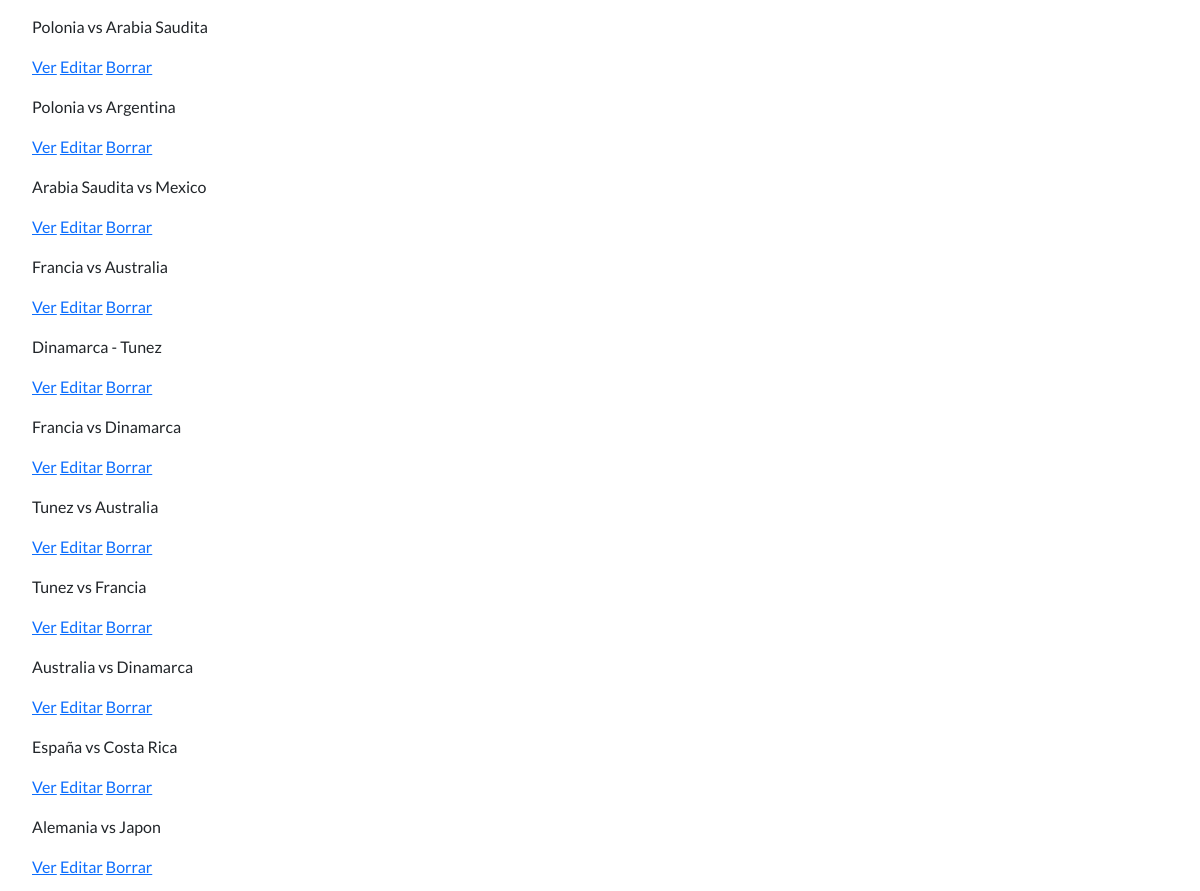
Page /AppMundial/fasegrupos/list (middle part) on the earlier database version.
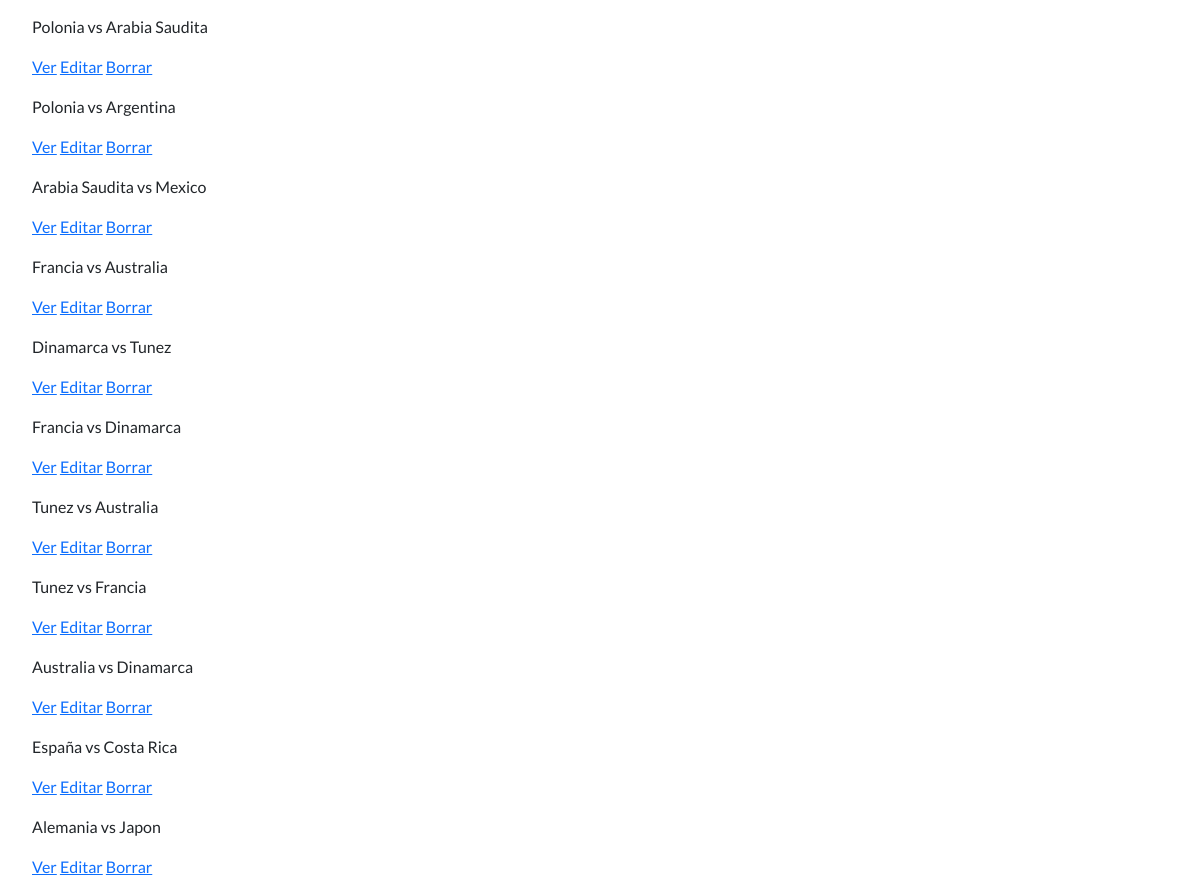
Same page on the later database version.
### AppMundial/models.py (models this page shows, shortened)
class Fase_grupos(models.Model):
    grupo = models.CharField(max_length=20, null=True, blank=True)
    partido = models.CharField(max_length=60, null=True, blank=True)
    estadio = models.CharField(max_length=20, null=True, blank=True)
    arbitro = models.CharField(max_length=30, null=True, blank=True)
    fecha = models.DateField()
    horario = models.TimeField()
    resultado = models.CharField(max_length=60, null=True, blank=True)
    ganador = models.CharField(max_length=30, null=True, blank=True)

### AppMundial/views.py (the view)
# urls.py: path('AppMundial/fasegrupos/list', views.Fase_gruposList.as_view(), name='Listfg'),
class Fase_gruposList(ListView):
    model = Fase_grupos
    template_name = '/AppMundial/fase_grupos_list.html'

### AppMundial/templates/AppMundial/fase_grupos_list.html (shortened to what this page needs)
{% extends "AppMundial/base.html" %}
{% load static %}
{% block contenidoQueCambia %}
    <ul>
        {% for fase_grupos in object_list %}
            <p>{{fase_grupos.partido}}</p>
            <p>
                <a href="{% url 'Detailfg' fase_grupos.id %}">Ver</a>
                <a href="{% url 'Editfg' fase_grupos.id %}">Editar</a>
                <a href="{% url 'Deletefg' fase_grupos.id %}">Borrar</a>
            </p>
        {% endfor %}
    </ul>
{% endblock %}

Differences in the rows shown:
changed Fase_grupos: partido "Dinamarca - Tunez" → "Dinamarca vs Tunez"
